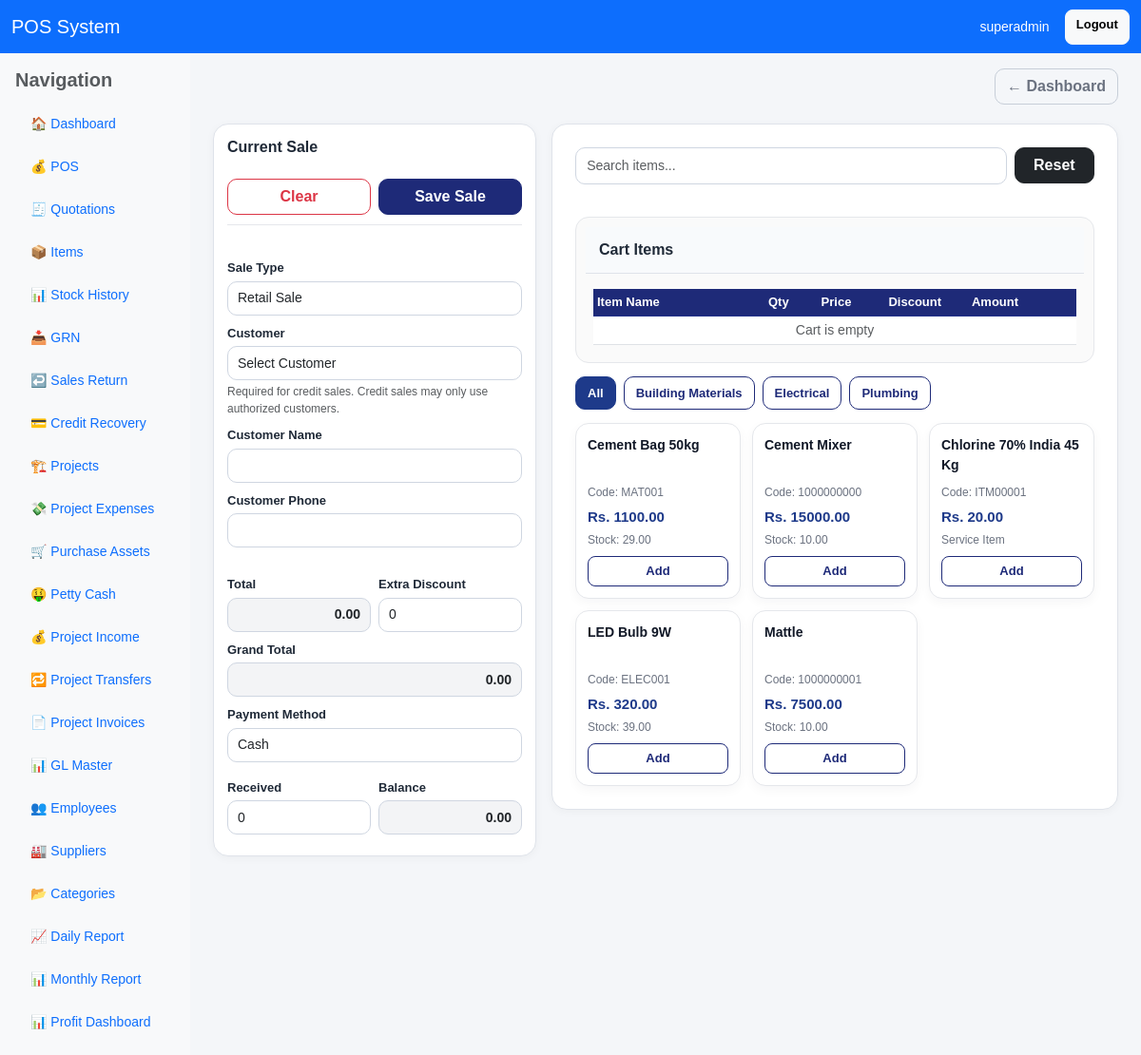
Page / (signed in) on the earlier database version.
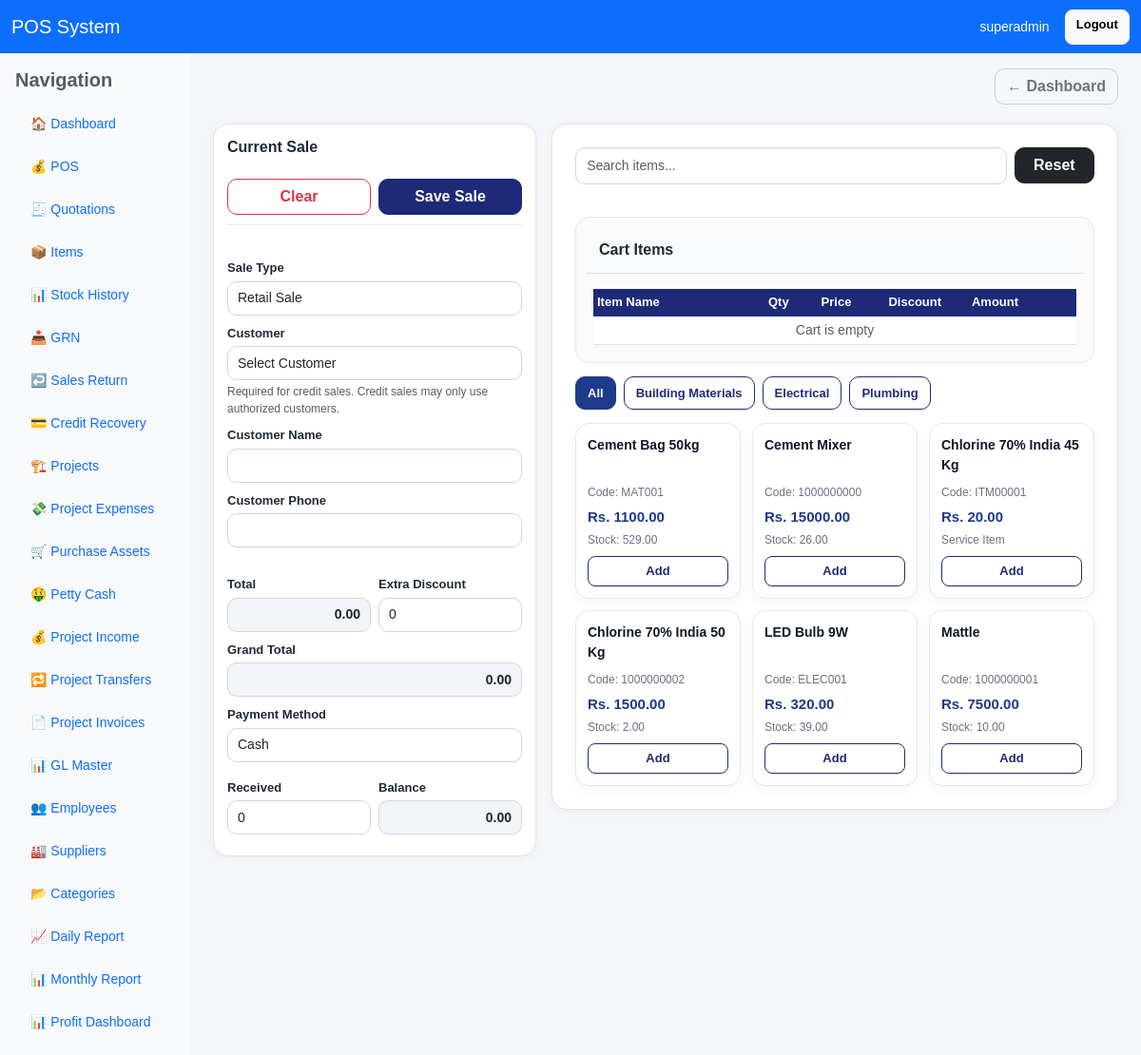
Same page on the later database version.
### pos/models.py (models this page shows, shortened)
class Category(models.Model):
    name = models.CharField(max_length=100, unique=True)
    description = models.TextField(blank=True, null=True)
    is_active = models.BooleanField(default=True)
    created_at = models.DateTimeField(auto_now_add=True)
    class Meta:
        ordering = ["name"]

class Item(models.Model):
    ITEM_TYPE_CHOICES = [
        ("retail", "Retail"),
        ("project", "Project"),
        ("service", "Service"),
    ]
    item_code = models.CharField(max_length=50, unique=True)
    name = models.CharField(max_length=255)
    category = models.ForeignKey(
        "Category",
        on_delete=models.SET_NULL,
        null=True,
        blank=True
    )
    supplier = models.ForeignKey(
        "Supplier",
        on_delete=models.SET_NULL,
        null=True,
        blank=True
    )
    unit = models.CharField(max_length=30, default="pcs")
    cost_price = models.DecimalField(max_digits=12, decimal_places=2, default=0)
    selling_price = models.DecimalField(max_digits=12, decimal_places=2, default=0)
    stock = models.DecimalField(max_digits=12, decimal_places=2, default=0)
    purchase_date = models.DateField(blank=True, null=True)
    item_type = models.CharField(max_length=20, choices=ITEM_TYPE_CHOICES, default="retail")
    is_service = models.BooleanField(default=False)
    allow_discount = models.BooleanField(default=True)
    max_discount_value = models.DecimalField(max_digits=12, decimal_places=2, default=0)
    reorder_level = models.DecimalField(max_digits=12, decimal_places=2, default=0)
    warranty_days = models.PositiveIntegerField(default=0)
    retail_gl_account = models.ForeignKey(
        "GLMaster",
        on_delete=models.SET_NULL,
        null=True,
        blank=True,
        related_name="retail_items"
    )
    cost_gl_account = models.ForeignKey(
        "GLMaster",
        on_delete=models.SET_NULL,
        null=True,
        blank=True,
        related_name="cost_items"
    )
    is_active = models.BooleanField(default=True)
    updated_by = models.ForeignKey(
        User,
        on_delete=models.SET_NULL,
        null=True,
        blank=True,
        related_name="updated_items"
    )
    created_at = models.DateTimeField(auto_now_add=True)
    class Meta:
        ordering = ["name"]

### pos/views.py (the view)
# urls.py: path('', views.pos_page, name='pos'),
@user_passes_test(can_use_pos)
def pos_page(request):
    query = request.GET.get("q", "").strip()
    items = Item.objects.filter(is_active=True).select_related("category").order_by("name")
    projects = Project.objects.filter(is_active=True).order_by("-id")
    categories = Category.objects.all().order_by("name")
    customers = Customer.objects.filter(is_active=True).order_by("name")
    if query:
        items = items.filter(
            Q(name__icontains=query) |
            Q(item_code__icontains=query) |
            Q(category__name__icontains=query)
        )
    return render(request, "pos/pos.html", {
        "items": items,
        "projects": projects,
        "categories": categories,
        "customers": customers,
        "query": query,
        "show_items": can_manage_items(request.user),
    })

### pos/views.py (called while the page is built)
def is_owner(user):
    return user.is_superuser or user.groups.filter(name__iexact="Owner").exists()

def can_use_pos(user):
    return is_owner(user) or is_cashier(user)

def can_manage_items(user):
    return is_owner(user) or is_manager(user) or is_clerk(user)

### pos/templates/pos/pos.html (shortened to what the changed rows need)
{% extends "base.html" %}
{% block content %}
<div class="pos-layout">
    <div class="pos-right-panel">
        <div class="card p-3 p-md-4 pos-right-card">
            <div class="pos-cart-box">
                <div class="pos-cart-scroll">
                    <table class="table table-sm align-middle mb-0">
                        <thead>
                            <tr>
                                <th style="min-width:180px;">Item Name</th>
                                <th style="width:80px;">Qty</th>
                                <th style="width:100px;">Price</th>
                                <th style="width:110px;">Discount</th>
                                <th style="width:100px;">Amount</th>
                                <th style="width:60px;"></th>
                            </tr>
                        </thead>
                    </table>
                </div>
            </div>
            <div class="pos-category-bar">
                <button type="button" class="btn btn-primary btn-sm category-btn active" onclick="filterByCategory('all', this)">
                    All
                </button>
                {% for category in categories %}
                <button type="button"
                        class="btn btn-outline-primary btn-sm category-btn"
                        onclick="filterByCategory('{{ category.name|lower|escapejs }}', this)">
                    {{ category.name }}
                </button>
                {% endfor %}
            </div>
            <div class="pos-items-grid" id="itemsGrid">
                {% for item in items %}
                <div class="pos-item-card"
                     data-name="{{ item.name|lower }}"
                     data-code="{{ item.item_code|lower }}"
                     data-category="{% if item.category %}{{ item.category.name|lower }}{% else %}uncategorized{% endif %}">
                    <div class="pos-item-name">{{ item.name }}</div>
                    <div class="pos-item-meta">Code: {{ item.item_code }}</div>
                    <div class="pos-item-price">Rs. {{ item.selling_price }}</div>
                    <div class="pos-item-stock">
                        {% if item.is_service %}
                            Service Item
                        {% else %}
                            Stock: {{ item.stock }}
                        {% endif %}
                    </div>
                    {% if not item.is_service and item.stock <= 0 %}
                    <button type="button" class="btn btn-outline-danger btn-sm mt-2 w-100" disabled>
                        Out of Stock
                    </button>
                    {% else %}
                    <button type="button"
                            class="btn btn-outline-primary btn-sm mt-2 w-100 add-item-btn"
                            data-id="{{ item.id }}"
                            data-code="{{ item.item_code|escapejs }}"
                            data-name="{{ item.name|escapejs }}"
                            data-price="{{ item.selling_price }}"
                            data-maxdiscount="{{ item.max_discount_value|default:0 }}"
                            data-allowdiscount="{{ item.allow_discount|yesno:'true,false' }}"
                            data-stock="{{ item.stock|default:0 }}"
                            data-isservice="{{ item.is_service|yesno:'true,false' }}">
                        Add
                    </button>
                    {% endif %}
                </div>
                {% empty %}
                <div class="text-muted">No items found.</div>
                {% endfor %}
            </div>
        </div>
    </div>
</div>
{% endblock %}

Differences in the rows shown:
changed Item "Cement Bag 50kg": stock "29.00" → "529.00"
changed Item "Cement Mixer": stock "10.00" → "26.00"
added Item: name "Chlorine 70% India 50 Kg", item_code "1000000002", selling_price "1500.00", stock "2.00"
